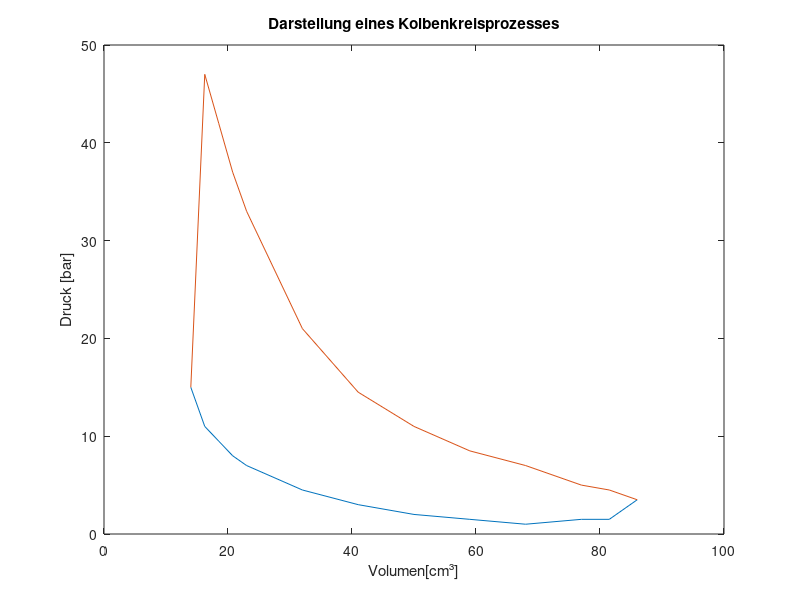

Source code (MATLAB):
%aufgabe4

%zur Darstellung eines Kolbenkreisprozesses
%auf Basis der gegebenen Daten ex04.dat


load ex04.dat;
V = ex04(:,1);
pu= ex04(:,2);
po=ex04(:,3);

plot(V,pu,V,po);
xlabel("Volumen[cm³]");
ylabel("Druck [bar]");
title("Darstellung eines Kolbenkreisprozesses");


%Berechnung der Leistung bei n=3000 Umdrehungen pro Minute in [kW]
%Lösung passt noch nicht ganz, Ziel = 87KW
% Ursache: Umrechnung der EInheiten in KW
%
n=3000/3.6;

w1=trapz(V,po);
w2=trapz(V,pu);

wges=w1-w2;
p=wges*n/1000/10


